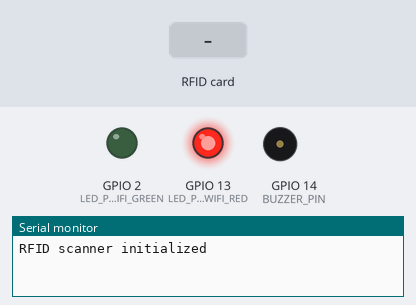
The sketch below on a simulated ESP32. Parts: output pins drawn as LEDs (lit = HIGH), buzzer (waves = sounding, pin HIGH), the last lines printed to the serial monitor. The test bench sets the inputs (shaded band). WiFi joins after 1.5 s; servers stay silent unless stated; uploads are accepted with an empty reply.

Above: at 0.1 s.
At 3.2 s:
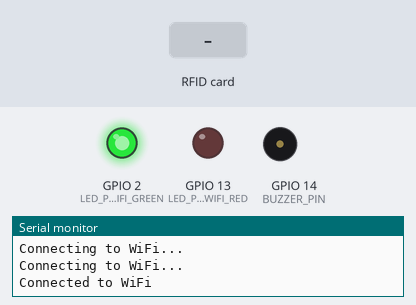
3.3 s: RFID card 5E 7A 19 C4 held to the reader
At 3.41 s:
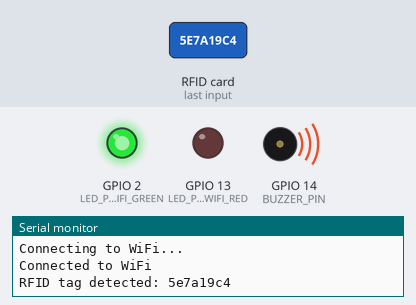
Timing chart, 0 to 6.3 s (numbered marks = the images above; inputs shaded):
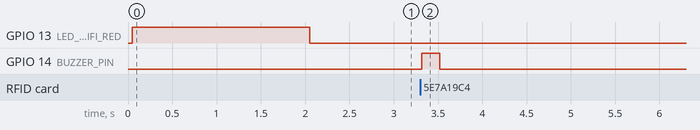

Measured:
- after the input at 3.3 s, GPIO 14 (BUZZER_PIN): LOW → HIGH at once, → LOW 0.20 s later

The sketch:

ScanRFID.ino
```cpp
#include <WiFi.h>
#include <HTTPClient.h>
#include <MFRC522.h>
#include <SPI.h>

// WiFi credentials
const char* ssid = "A-Spot";
const char* password = "!Abadfam4699";

// Server URL
const char* serverName = "http://192.168.1.2/Thesis/save_rfid.php"; // Replace with your PHP server address

// RFID
#define SS_PIN 5
#define RST_PIN 22
MFRC522 rfid(SS_PIN, RST_PIN);
MFRC522::MIFARE_Key key;

// LED Pins
#define LED_PIN_WIFI_GREEN 2
#define LED_PIN_WIFI_RED 13

// Buzzer Pin
#define BUZZER_PIN 14

void setup() {
  Serial.begin(115200);
  SPI.begin();
  rfid.PCD_Init();
  Serial.println("RFID scanner initialized");

  // Initialize LED pins
  pinMode(LED_PIN_WIFI_GREEN, OUTPUT);
  pinMode(LED_PIN_WIFI_RED, OUTPUT);
  digitalWrite(LED_PIN_WIFI_GREEN, LOW);
  digitalWrite(LED_PIN_WIFI_RED, HIGH); // Initially set to not connected

  // Initialize Buzzer pin
  pinMode(BUZZER_PIN, OUTPUT);
  digitalWrite(BUZZER_PIN, LOW);

  // Connect to WiFi
  WiFi.begin(ssid, password);
  while (WiFi.status() != WL_CONNECTED) {
    delay(1000);
    Serial.println("Connecting to WiFi...");
  }
  Serial.println("Connected to WiFi");
  digitalWrite(LED_PIN_WIFI_GREEN, HIGH);
  digitalWrite(LED_PIN_WIFI_RED, LOW);
}

void loop() {
  // Check for WiFi connection
  if (WiFi.status() != WL_CONNECTED) {
    digitalWrite(LED_PIN_WIFI_GREEN, LOW);
    digitalWrite(LED_PIN_WIFI_RED, HIGH);
    delay(1000);
    return;
  } else {
    digitalWrite(LED_PIN_WIFI_GREEN, HIGH);
    digitalWrite(LED_PIN_WIFI_RED, LOW);
  }

  // Check for new RFID card
  if (rfid.PICC_IsNewCardPresent() && rfid.PICC_ReadCardSerial()) {
    String rfidString = "";
    for (byte i = 0; i < rfid.uid.size; i++) {
      rfidString += String(rfid.uid.uidByte[i], HEX);
    }

    Serial.print("RFID tag detected: ");
    Serial.println(rfidString);

    // Sound the buzzer
    digitalWrite(BUZZER_PIN, HIGH);
    delay(200); // Buzz for 200 milliseconds
    digitalWrite(BUZZER_PIN, LOW);

    // Send RFID data to server
    if (WiFi.status() == WL_CONNECTED) {
      HTTPClient http;
      String url = String(serverName) + "?rfid=" + rfidString;
      http.begin(url.c_str());
      int httpResponseCode = http.GET();

      if (httpResponseCode > 0) {
        String response = http.getString();
        Serial.println(httpResponseCode);
        Serial.println(response);
      } else {
        Serial.printf("Error code: %d\n", httpResponseCode);
      }
      http.end();
    }

    delay(1000); // Wait for a second to avoid multiple detections
  }
}
```
